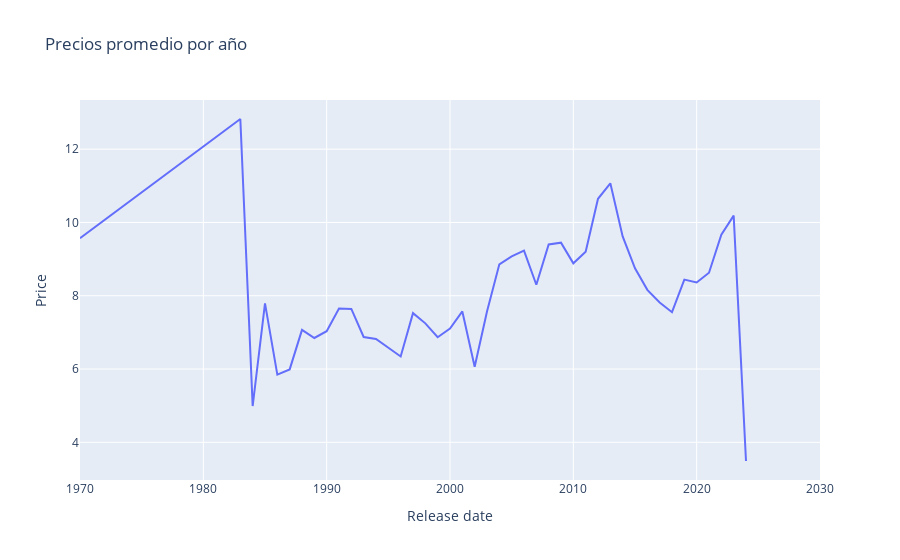

The notebook cell this image was saved under:
### Code cell
# Filtrar precios distintos de 0.00
dfjunto_precio = dfjunto[dfjunto['Price'] != 0.00]

# Agrupar los precios por año
yearly_prices = dfjunto_precio.groupby(dfjunto_precio['Release date'].dt.year)['Price'].mean().reset_index()

# Crear el gráfico
fig = px.line(yearly_prices, x='Release date', y='Price', title='Precios promedio por año')
fig.show()

### Figure 1 — Plotly figure (JSON) as saved in the notebook; plotly's stock layout.template omitted (floating-point values rounded to 4 significant figures)
{"data": [{"hovertemplate": "Release date=%{x}<br>Price=%{y}<extra></extra>", "legendgroup": "", "line": {"color": "#636efa", "dash": "solid"}, "marker": {"symbol": "circle"}, "mode": "lines", "name": "", "orientation": "v", "showlegend": false, "type": "scatter", "x": [1970, 1983, 1984, 1985, 1986, 1987, 1988, 1989, 1990, 1991, 1992, 1993, 1994, 1995, 1996, 1997, 1998, 1999, 2000, 2001, 2002, 2003, 2004, 2005, 2006, 2007, 2008, 2009, 2010, 2011, 2012, 2013, 2014, 2015, 2016, 2017, 2018, 2019, 2020, 2021, 2022, 2023, 2024, 2030], "xaxis": "x", "y": [9.572, 12.82, 4.99, 7.79, 5.847, 5.99, 7.067, 6.847, 7.033, 7.652, 7.64, 6.874, 6.821, 6.588, 6.343, 7.526, 7.246, 6.868, 7.106, 7.572, 6.061, 7.572, 8.858, 9.076, 9.232, 8.301, 9.401, 9.448, 8.885, 9.201, 10.65, 11.07, 9.62, 8.749, 8.161, 7.815, 7.551, 8.44, 8.362, 8.627, 9.666, 10.19, 3.49, null], "yaxis": "y"}], "layout": {"legend": {"tracegroupgap": 0}, "title": {"text": "Precios promedio por año"}, "xaxis": {"anchor": "y", "domain": [0, 1], "title": {"text": "Release date"}}, "yaxis": {"anchor": "x", "domain": [0, 1], "title": {"text": "Price"}}}}
